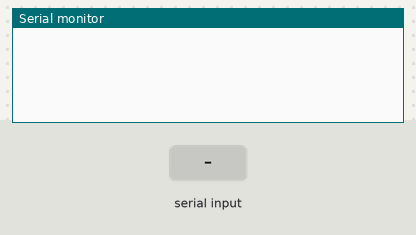
This sketch was run on a simulated ESP32. On the bench: the last lines printed to the serial monitor. The inputs (shaded band) are chosen by the test bench.

Above: at 1.2 s.
1.3 s: "fast\n" received over Serial
At 1.7 s:
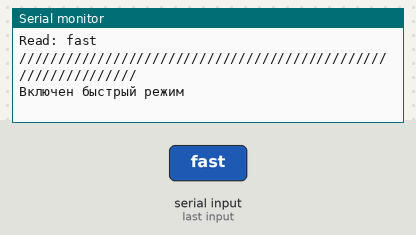
2.8 s: "slow\n" received over Serial
At 4.0 s:
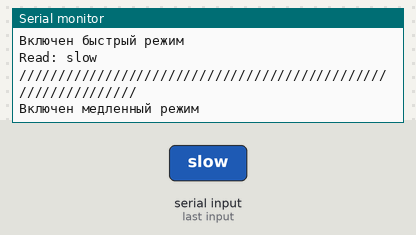
4.3 s: "x\n" received over Serial
At 5.2 s:
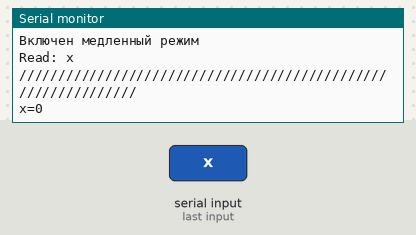
5.8 s: "y\n" received over Serial
At 6.3 s:
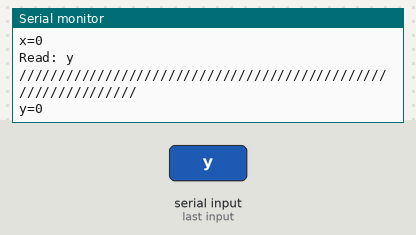
7.3 s: "w\n" received over Serial
At 8.5 s:
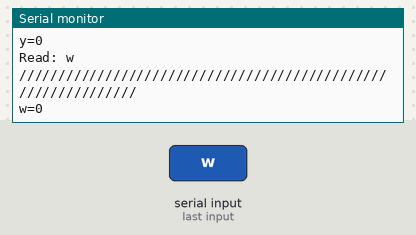
8.8 s: "send\n" received over Serial
At 10.0 s:
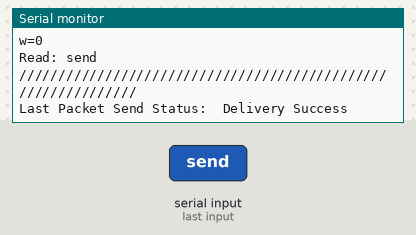

Measured:
- after the input at 1.3 s, the serial monitor: prints a new line at once (image 1)
- after the input at 2.8 s, the serial monitor: prints a new line at once (image 2)
- after the input at 4.3 s, the serial monitor: prints a new line at once (image 3)
- after the input at 5.8 s, the serial monitor: prints a new line at once (image 4)
- after the input at 7.3 s, the serial monitor: prints a new line at once (image 5)
- after the input at 8.8 s, the serial monitor: prints a new line at once (image 6)

The sketch:

server1.ino
```cpp
#include <esp_now.h>
#include <WiFi.h>
#include "SRead.h"

SRead Sread0(115200);

uint8_t carAddress[] = {0x10, 0x06, 0x1C, 0x41, 0x9F, 0x18};
uint8_t maniAddress[] = {0xA0, 0xA3, 0xB3, 0x2B, 0xEC, 0x64};

typedef struct struct_message1 {
  int x;
  int y;
  int w;
} struct_message1;
struct_message1 myData1;

typedef struct struct_message2 {
  int x;
  int y;
  int h1;
  int h2;
  int serv1;
  int serv2;
} struct_message2;
struct_message2 myData2;

esp_now_peer_info_t peerInfo;

String str;
int read_numbear;
String read_string;

bool slow_mode=false;

void OnDataSent(const uint8_t *mac_addr, esp_now_send_status_t status) {
  Serial.print("\r\nLast Packet Send Status:\t");
  Serial.println(status == ESP_NOW_SEND_SUCCESS ? "Delivery Success" : "Delivery Fail");
}

void setup() {
  Serial.begin(115200);
  WiFi.mode(WIFI_STA);

  if (esp_now_init() != ESP_OK) {
    Serial.println("Error initializing ESP-NOW");
    return;
  }

  esp_now_register_send_cb(OnDataSent);
  memcpy(peerInfo.peer_addr, carAddress, 6);
  esp_now_add_peer(&peerInfo);
  peerInfo.channel = 0;
  peerInfo.encrypt = false;
  memcpy(peerInfo.peer_addr, maniAddress, 6);
  esp_now_add_peer(&peerInfo);
  if (esp_now_add_peer(&peerInfo) != ESP_OK){
    Serial.println("Failed to add peer");
    return;
  }
}

void loop() {
  if(Serial.available() != 0)
  {
    str = Sread0.StrRead();
    Serial.print("Read: ");
    Serial.println(str);
    Serial.println("//////////////////////////////////////////////////////////////");
    read_numbear = Sread0.IntInStr(str);
    read_string = Sread0.command_read(str);
    command();
  }

}

void command()
{
  //Общее
  {
    if(read_string=="fast")
    {
      slow_mode=false;
      Serial.println("Включен быстрый режим");
    }
    if(read_string=="slow")
    {
      slow_mode=true;
      Serial.println("Включен медленный режим");
    }
  }
  //Машинка
  {
    if (read_string=="x")
    {
      myData1.x=read_numbear;
      Serial.print("x=");
      Serial.println(myData1.x);
      if(!slow_mode)goto send_ESP_NOW1;
    }
    if (read_string=="y")
    {
      myData1.y=read_numbear;
      Serial.print("y=");
      Serial.println(myData1.y);
      if(!slow_mode)goto send_ESP_NOW1;
    }
    if (read_string=="w")
    {
      myData1.w=read_numbear;
      Serial.print("w=");
      Serial.println(myData1.w);
      if(!slow_mode)goto send_ESP_NOW1;
    }
    if (read_string=="send")
    {
      send_ESP_NOW1:
      esp_now_send(carAddress, (uint8_t *) &myData1, sizeof(myData1));
      myData1.x=0;
      myData1.y=0;
      myData1.w=0;
    }
  }
  //Манипулятор
  {
    if (read_string=="mx")
    {
      myData2.x=read_numbear;
      Serial.print("ManipulatorX=");
      Serial.println(read_numbear);
      if(!slow_mode)goto send_ESP_NOW2;
    }
    if (read_string=="my")
    {
      myData2.y=read_numbear;
      Serial.print("ManipulatorY=");
      Serial.println(read_numbear);
      if(!slow_mode)goto send_ESP_NOW2;
    }
    if (read_string=="mh1")
    {
      myData2.h1=read_numbear;
      Serial.print("ManipulatorH1=");
      Serial.println(read_numbear);
      if(!slow_mode)goto send_ESP_NOW2;
    }
    if (read_string=="mh2")
    {
      myData2.h2=read_numbear;
      Serial.print("ManipulatorH2=");
      Serial.println(read_numbear);
      if(!slow_mode)goto send_ESP_NOW2;
    }
    if (read_string=="ms")
    {
      myData2.serv1=read_numbear;
      Serial.print("ManipulatorServo=");
      Serial.println(read_numbear);
      if(!slow_mode)goto send_ESP_NOW2;
    }
    if (read_string=="mon")
    {
      myData2.serv2=2;
      Serial.println("Servo ON");
      if(!slow_mode)goto send_ESP_NOW2;
    }
    if (read_string=="moff")
    {
      myData2.serv2=1;
      Serial.print("Servo OFF");
      if(!slow_mode)goto send_ESP_NOW2;
    }
    if (read_string=="msend")
    {
      send_ESP_NOW2:
      esp_now_send(maniAddress, (uint8_t *) &myData2, sizeof(myData2));
      myData2.x=0;
      myData2.y=0;
      myData2.h1=0;
      myData2.h2=0;
      myData2.serv1=0;
      myData2.serv2=0;
    }
  }
}
```

SRead.cpp
```cpp
#include "WString.h"
#include "SRead.h"

SRead::SRead(int speed)
{
  Serial.begin(speed);
}

String SRead::StrRead()
{
  _stroka="";
  if(Serial.available() != 0)
  {
    _a=Serial.read();
    while (_a!='\n') {
    _stroka+=_a;
    _a=Serial.read();
    }
  }
  return _stroka;
}

int SRead::IntRead()
{
  _numbear=0;
  _minus=1;
  if(Serial.available() != 0)
  {
    _a=Serial.read();
    if (_a=='-') _minus*=-1;
    while (_a!='\n') {
    if (_a>=48 && _a<=57)
    {
      _figure=_a-48;
      _numbear=_numbear*10+_figure;
    }
    _a=Serial.read();
    }
  }
  _numbear*=_minus;
  return _numbear;
}

int SRead::IntInStr(String _str)
{
  _minus=1;
  _numbear=0;
  int i=0;
  _quantity=_str.length();
  while (_str[i]!='=' && i<_quantity) {
  i++;
  }
  for (i=i; i<_quantity; i++)
  {
    if (_str[i]=='-') _minus*=-1;
    if (_str[i]>=48 && _str[i]<=57)
    {
      _figure=_str[i]-48;
      _numbear=_numbear*10+_figure;
    }
  }
  _numbear*=_minus;
  return _numbear;
}

String SRead::StringInStr(String _str)
{
  _NewStr="";
  int i;
  _quantity=_str.length();
  for (i=0; i<_quantity; i++)
  {
    _a=_str[i];
    if(_a>=65 && _a<=90) _a+=32;
    if(_a>=95 && _a<=122) _NewStr+=_a;
  }
  return _NewStr;
}

String SRead::command_read(String _str)
{
  _NewStr="";
  int i;
  _quantity=_str.length();
  for (i=0; i<_quantity; i++)
  {
    _a=_str[i];
    if(_a>=65 && _a<=90) _a+=32;
    if(_a==61) break;
    if(_a!=' ')_NewStr+=_a;
  }
  return _NewStr;
}
```

SRead.h
```cpp
#include "Arduino.h"

class SRead {
  public:
    SRead(int speed);
    String StrRead(), StringInStr(String _str), command_read(String _str);
    int IntRead(), IntInStr(String _str);
  private:
    String _str="", _stroka="",_NewStr="";
    char _a;
    int _numbear, _figure, _minus, _quantity;
};
// StrRead() - прочитать строку
// IntRead() - прочитать число
// IntInStr() - найти число в строке
// StringInStr() -найти строку в строке
```
